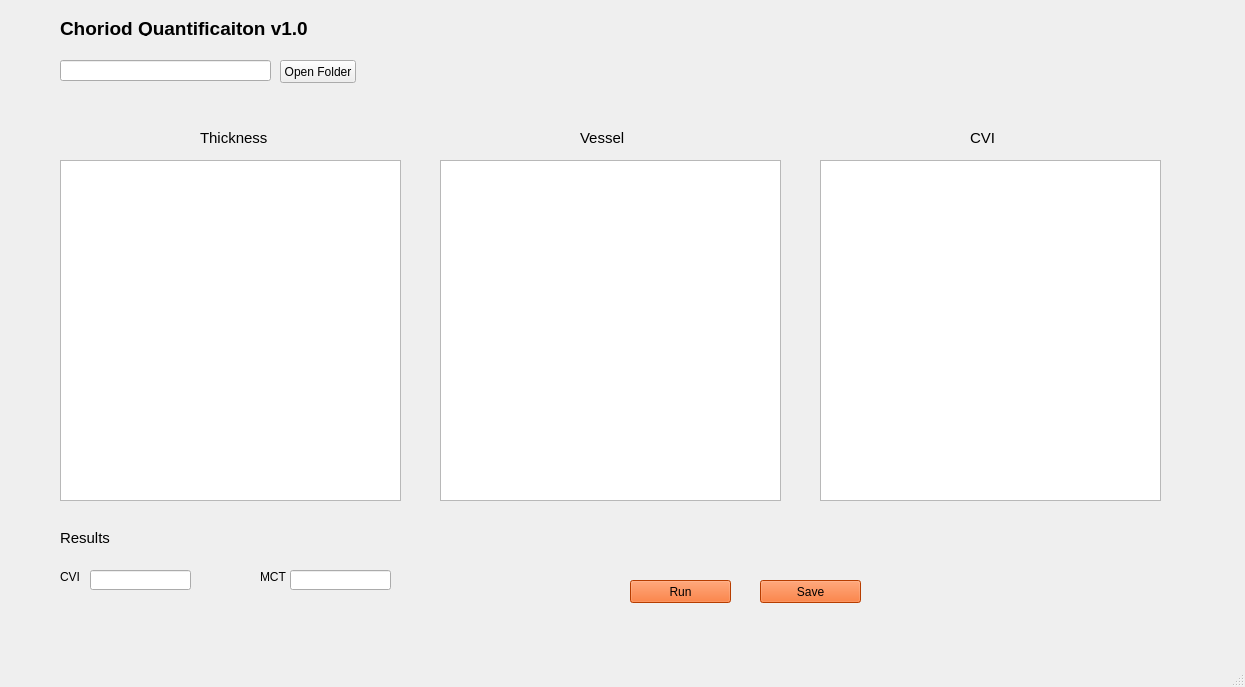
<?xml version="1.0" encoding="UTF-8"?>
<ui version="4.0">
 <class>MainWindow</class>
 <widget class="QMainWindow" name="MainWindow">
  <property name="geometry">
   <rect>
    <x>0</x>
    <y>0</y>
    <width>1245</width>
    <height>687</height>
   </rect>
  </property>
  <property name="windowTitle">
   <string>MainWindow</string>
  </property>
  <widget class="QWidget" name="centralwidget">
   <widget class="QGraphicsView" name="graphicsView_Thickness">
    <property name="geometry">
     <rect>
      <x>60</x>
      <y>160</y>
      <width>341</width>
      <height>341</height>
     </rect>
    </property>
   </widget>
   <widget class="QGraphicsView" name="graphicsView_Vessel">
    <property name="geometry">
     <rect>
      <x>440</x>
      <y>160</y>
      <width>341</width>
      <height>341</height>
     </rect>
    </property>
   </widget>
   <widget class="QGraphicsView" name="graphicsView_CVI">
    <property name="geometry">
     <rect>
      <x>820</x>
      <y>160</y>
      <width>341</width>
      <height>341</height>
     </rect>
    </property>
   </widget>
   <widget class="QLineEdit" name="lineEdit_cvi">
    <property name="enabled">
     <bool>true</bool>
    </property>
    <property name="geometry">
     <rect>
      <x>90</x>
      <y>570</y>
      <width>101</width>
      <height>20</height>
     </rect>
    </property>
    <property name="font">
     <font>
      <pointsize>10</pointsize>
     </font>
    </property>
    <property name="text">
     <string/>
    </property>
   </widget>
   <widget class="QLineEdit" name="lineEdit_mct">
    <property name="enabled">
     <bool>true</bool>
    </property>
    <property name="geometry">
     <rect>
      <x>290</x>
      <y>570</y>
      <width>101</width>
      <height>20</height>
     </rect>
    </property>
    <property name="font">
     <font>
      <pointsize>10</pointsize>
     </font>
    </property>
    <property name="text">
     <string/>
    </property>
   </widget>
   <widget class="QLabel" name="label">
    <property name="geometry">
     <rect>
      <x>60</x>
      <y>570</y>
      <width>47</width>
      <height>13</height>
     </rect>
    </property>
    <property name="text">
     <string>CVI</string>
    </property>
   </widget>
   <widget class="QLabel" name="label_2">
    <property name="geometry">
     <rect>
      <x>260</x>
      <y>570</y>
      <width>47</width>
      <height>13</height>
     </rect>
    </property>
    <property name="text">
     <string>MCT</string>
    </property>
   </widget>
   <widget class="QPushButton" name="pushButton_Run">
    <property name="geometry">
     <rect>
      <x>630</x>
      <y>580</y>
      <width>101</width>
      <height>23</height>
     </rect>
    </property>
    <property name="styleSheet">
     <string notr="true">background-color: rgb(255, 85, 0);</string>
    </property>
    <property name="text">
     <string>Run</string>
    </property>
   </widget>
   <widget class="QLabel" name="label_3">
    <property name="geometry">
     <rect>
      <x>200</x>
      <y>130</y>
      <width>131</width>
      <height>16</height>
     </rect>
    </property>
    <property name="font">
     <font>
      <pointsize>11</pointsize>
     </font>
    </property>
    <property name="text">
     <string>Thickness</string>
    </property>
   </widget>
   <widget class="QLabel" name="label_4">
    <property name="geometry">
     <rect>
      <x>580</x>
      <y>130</y>
      <width>71</width>
      <height>16</height>
     </rect>
    </property>
    <property name="font">
     <font>
      <pointsize>11</pointsize>
     </font>
    </property>
    <property name="text">
     <string>Vessel</string>
    </property>
   </widget>
   <widget class="QLabel" name="label_5">
    <property name="geometry">
     <rect>
      <x>970</x>
      <y>130</y>
      <width>71</width>
      <height>16</height>
     </rect>
    </property>
    <property name="font">
     <font>
      <pointsize>11</pointsize>
     </font>
    </property>
    <property name="text">
     <string>CVI</string>
    </property>
   </widget>
   <widget class="QPushButton" name="pushButton_OpenFile">
    <property name="geometry">
     <rect>
      <x>280</x>
      <y>60</y>
      <width>76</width>
      <height>23</height>
     </rect>
    </property>
    <property name="text">
     <string>Open Folder</string>
    </property>
   </widget>
   <widget class="QLineEdit" name="lineEdit_OpenPath">
    <property name="geometry">
     <rect>
      <x>60</x>
      <y>60</y>
      <width>211</width>
      <height>21</height>
     </rect>
    </property>
    <property name="text">
     <string/>
    </property>
   </widget>
   <widget class="QPushButton" name="pushButton_Save">
    <property name="geometry">
     <rect>
      <x>760</x>
      <y>580</y>
      <width>101</width>
      <height>23</height>
     </rect>
    </property>
    <property name="styleSheet">
     <string notr="true">background-color: rgb(255, 85, 0);</string>
    </property>
    <property name="text">
     <string>Save</string>
    </property>
   </widget>
   <widget class="QLabel" name="label_6">
    <property name="geometry">
     <rect>
      <x>60</x>
      <y>20</y>
      <width>341</width>
      <height>16</height>
     </rect>
    </property>
    <property name="font">
     <font>
      <pointsize>14</pointsize>
      <weight>75</weight>
      <bold>true</bold>
     </font>
    </property>
    <property name="text">
     <string>Choriod Quantificaiton v1.0</string>
    </property>
   </widget>
   <widget class="QLabel" name="label_7">
    <property name="geometry">
     <rect>
      <x>60</x>
      <y>530</y>
      <width>61</width>
      <height>16</height>
     </rect>
    </property>
    <property name="font">
     <font>
      <pointsize>11</pointsize>
     </font>
    </property>
    <property name="text">
     <string>Results</string>
    </property>
   </widget>
  </widget>
  <widget class="QMenuBar" name="menubar">
   <property name="geometry">
    <rect>
     <x>0</x>
     <y>0</y>
     <width>1245</width>
     <height>21</height>
    </rect>
   </property>
  </widget>
  <widget class="QStatusBar" name="statusbar"/>
 </widget>
 <resources/>
 <connections/>
</ui>
